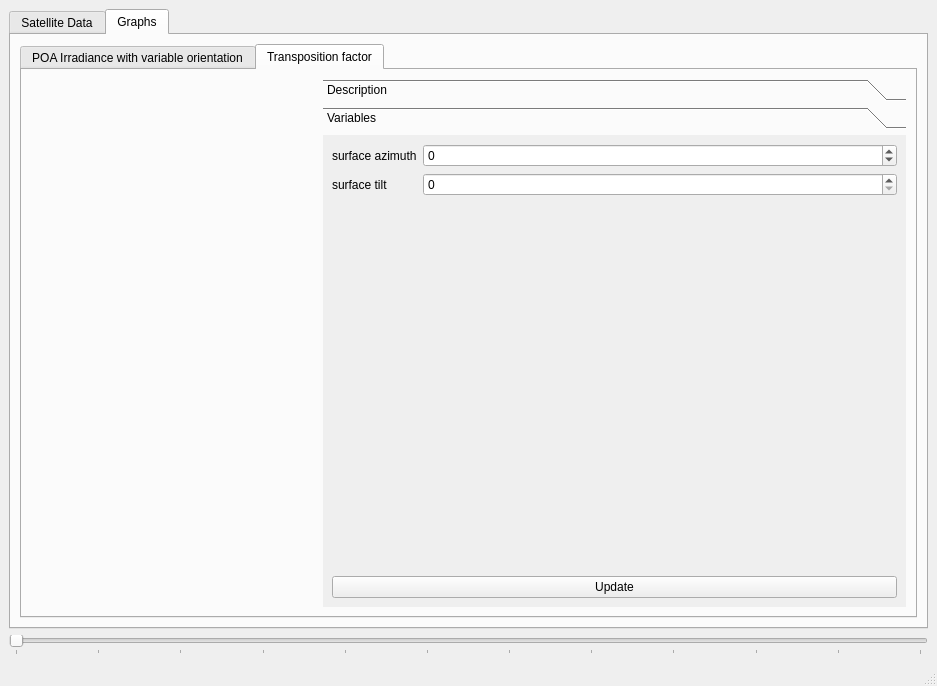
<?xml version="1.0" encoding="UTF-8"?>
<ui version="4.0">
    <class>MainWindow</class>
    <widget class="QMainWindow" name="MainWindow">
        <property name="geometry">
            <rect>
                <x>0</x>
                <y>0</y>
                <width>937</width>
                <height>686</height>
            </rect>
        </property>
        <property name="windowTitle">
            <string>MainWindow</string>
        </property>
        <property name="iconSize">
            <size>
                <width>40</width>
                <height>40</height>
            </size>
        </property>
        <widget class="QWidget" name="centralwidget">
            <layout class="QVBoxLayout" name="verticalLayout">
                <item>
                    <widget class="QTabWidget" name="tabWidget">
                        <property name="currentIndex">
                            <number>1</number>
                        </property>
                        <widget class="QWidget" name="satellite_data_tab">
                            <attribute name="title">
                                <string>Satellite Data</string>
                            </attribute>
                            <layout class="QVBoxLayout" name="verticalLayout_5">
                                <item>
                                    <widget class="QTabWidget" name="tabWidget_2">
                                        <property name="currentIndex">
                                            <number>0</number>
                                        </property>
                                        <widget class="QWidget" name="tab">
                                            <attribute name="title">
                                                <string>Direct Normal Irradiance (DNI)</string>
                                            </attribute>
                                            <layout class="QHBoxLayout" name="horizontalLayout">
                                                <property name="spacing">
                                                    <number>7</number>
                                                </property>
                                                <property name="sizeConstraint">
                                                    <enum>QLayout::SetDefaultConstraint</enum>
                                                </property>
                                                <property name="bottomMargin">
                                                    <number>11</number>
                                                </property>
                                                <item>
                                                    <widget class="MplWidget" name="dni_mpl_widget" native="true">
                                                        <property name="sizePolicy">
                                                            <sizepolicy hsizetype="MinimumExpanding"
                                                                        vsizetype="Preferred">
                                                                <horstretch>0</horstretch>
                                                                <verstretch>0</verstretch>
                                                            </sizepolicy>
                                                        </property>
                                                        <layout class="QHBoxLayout" name="horizontalLayout_8">
                                                            <property name="spacing">
                                                                <number>7</number>
                                                            </property>
                                                        </layout>
                                                    </widget>
                                                </item>
                                                <item>
                                                    <widget class="QToolBox" name="toolBox_2">
                                                        <property name="sizePolicy">
                                                            <sizepolicy hsizetype="Fixed" vsizetype="Preferred">
                                                                <horstretch>0</horstretch>
                                                                <verstretch>0</verstretch>
                                                            </sizepolicy>
                                                        </property>
                                                        <property name="minimumSize">
                                                            <size>
                                                                <width>583</width>
                                                                <height>0</height>
                                                            </size>
                                                        </property>
                                                        <property name="currentIndex">
                                                            <number>0</number>
                                                        </property>
                                                        <widget class="QWidget" name="page_3">
                                                            <property name="geometry">
                                                                <rect>
                                                                    <x>0</x>
                                                                    <y>0</y>
                                                                    <width>583</width>
                                                                    <height>415</height>
                                                                </rect>
                                                            </property>
                                                            <attribute name="label">
                                                                <string>Description</string>
                                                            </attribute>
                                                            <layout class="QHBoxLayout" name="horizontalLayout_7">
                                                                <item>
                                                                    <widget class="QLabel" name="label_2">
                                                                        <property name="sizePolicy">
                                                                            <sizepolicy hsizetype="Preferred"
                                                                                        vsizetype="Preferred">
                                                                                <horstretch>0</horstretch>
                                                                                <verstretch>0</verstretch>
                                                                            </sizepolicy>
                                                                        </property>
                                                                        <property name="minimumSize">
                                                                            <size>
                                                                                <width>0</width>
                                                                                <height>0</height>
                                                                            </size>
                                                                        </property>
                                                                        <property name="text">
                                                                            <string>&lt;html&gt;&lt;head/&gt;&lt;body&gt;&lt;p&gt;DNI:
                                                                                Direct Normal Irradiance is the subset
                                                                                of sunlight coming directly from the
                                                                                sun.&lt;/p&gt;&lt;p&gt;The data was
                                                                                collected from &lt;a href=&quot;https://wui.cmsaf.eu/safira/action/viewICDRDetails?acronym=SARAH_V002_ICDR&quot;
                                                                                &gt;CMSAF&lt;/a&gt;&lt;/p&gt;&lt;/body&gt;&lt;/html&gt;
                                                                            </string>
                                                                        </property>
                                                                        <property name="alignment">
                                                                            <set>
                                                                                Qt::AlignLeading|Qt::AlignLeft|Qt::AlignTop
                                                                            </set>
                                                                        </property>
                                                                        <property name="wordWrap">
                                                                            <bool>true</bool>
                                                                        </property>
                                                                    </widget>
                                                                </item>
                                                            </layout>
                                                        </widget>
                                                        <widget class="QWidget" name="page_4">
                                                            <property name="geometry">
                                                                <rect>
                                                                    <x>0</x>
                                                                    <y>0</y>
                                                                    <width>100</width>
                                                                    <height>30</height>
                                                                </rect>
                                                            </property>
                                                            <attribute name="label">
                                                                <string>Variables</string>
                                                            </attribute>
                                                        </widget>
                                                    </widget>
                                                </item>
                                            </layout>
                                        </widget>
                                        <widget class="QWidget" name="tab_3">
                                            <attribute name="title">
                                                <string>Global Horizontal Irradiance (GHI)</string>
                                            </attribute>
                                            <layout class="QHBoxLayout" name="horizontalLayout_6">
                                                <item>
                                                    <widget class="MplWidget" name="ghi_mpl_widget" native="true">
                                                        <layout class="QHBoxLayout" name="horizontalLayout_4"/>
                                                    </widget>
                                                </item>
                                                <item>
                                                    <widget class="QToolBox" name="toolBox">
                                                        <property name="sizePolicy">
                                                            <sizepolicy hsizetype="Fixed" vsizetype="Preferred">
                                                                <horstretch>0</horstretch>
                                                                <verstretch>0</verstretch>
                                                            </sizepolicy>
                                                        </property>
                                                        <property name="minimumSize">
                                                            <size>
                                                                <width>583</width>
                                                                <height>0</height>
                                                            </size>
                                                        </property>
                                                        <property name="currentIndex">
                                                            <number>0</number>
                                                        </property>
                                                        <widget class="QWidget" name="page">
                                                            <property name="geometry">
                                                                <rect>
                                                                    <x>0</x>
                                                                    <y>0</y>
                                                                    <width>562</width>
                                                                    <height>66</height>
                                                                </rect>
                                                            </property>
                                                            <attribute name="label">
                                                                <string>Description</string>
                                                            </attribute>
                                                            <layout class="QHBoxLayout" name="horizontalLayout_5">
                                                                <item>
                                                                    <widget class="QLabel" name="label">
                                                                        <property name="sizePolicy">
                                                                            <sizepolicy hsizetype="Preferred"
                                                                                        vsizetype="Preferred">
                                                                                <horstretch>0</horstretch>
                                                                                <verstretch>0</verstretch>
                                                                            </sizepolicy>
                                                                        </property>
                                                                        <property name="text">
                                                                            <string>&lt;html&gt;&lt;head/&gt;&lt;body&gt;&lt;p&gt;&lt;span
                                                                                &gt;GHI: Global Horizontal Irradiance;
                                                                                the total sunlight intensity falling on
                                                                                a horizontal plane&lt;/span&gt;&lt;/p&gt;&lt;p&gt;&lt;span&quot;&gt;&lt;/span&gt;&lt;/p&gt;&lt;p&gt;The
                                                                                data was collected from &lt;a href=&quot;https://wui.cmsaf.eu/safira/action/viewICDRDetails?acronym=SARAH_V002_ICDR&quot;
                                                                                &gt;CMSAF&lt;/a&gt;&lt;/p&gt;&lt;/body&gt;&lt;/html&gt;
                                                                            </string>
                                                                        </property>
                                                                        <property name="alignment">
                                                                            <set>
                                                                                Qt::AlignLeading|Qt::AlignLeft|Qt::AlignTop
                                                                            </set>
                                                                        </property>
                                                                        <property name="wordWrap">
                                                                            <bool>true</bool>
                                                                        </property>
                                                                    </widget>
                                                                </item>
                                                            </layout>
                                                        </widget>
                                                        <widget class="QWidget" name="page_2">
                                                            <property name="geometry">
                                                                <rect>
                                                                    <x>0</x>
                                                                    <y>0</y>
                                                                    <width>100</width>
                                                                    <height>30</height>
                                                                </rect>
                                                            </property>
                                                            <attribute name="label">
                                                                <string>Variables</string>
                                                            </attribute>
                                                        </widget>
                                                    </widget>
                                                </item>
                                            </layout>
                                        </widget>
                                    </widget>
                                </item>
                            </layout>
                        </widget>
                        <widget class="QWidget" name="tab_2">
                            <attribute name="title">
                                <string>Graphs</string>
                            </attribute>
                            <layout class="QHBoxLayout" name="horizontalLayout_3">
                                <item>
                                    <widget class="QTabWidget" name="tabWidget_3">
                                        <property name="currentIndex">
                                            <number>1</number>
                                        </property>
                                        <widget class="QWidget" name="tab_5">
                                            <attribute name="title">
                                                <string>POA Irradiance with variable orientation</string>
                                            </attribute>
                                            <layout class="QHBoxLayout" name="horizontalLayout_11">
                                                <item>
                                                    <widget class="MplWidget" name="poa_irradiance_mpl_widget"
                                                            native="true">
                                                        <layout class="QHBoxLayout" name="horizontalLayout_12"/>
                                                    </widget>
                                                </item>
                                                <item>
                                                    <widget class="QToolBox" name="toolBox_4">
                                                        <property name="sizePolicy">
                                                            <sizepolicy hsizetype="Maximum" vsizetype="Preferred">
                                                                <horstretch>0</horstretch>
                                                                <verstretch>0</verstretch>
                                                            </sizepolicy>
                                                        </property>
                                                        <property name="minimumSize">
                                                            <size>
                                                                <width>583</width>
                                                                <height>0</height>
                                                            </size>
                                                        </property>
                                                        <property name="currentIndex">
                                                            <number>1</number>
                                                        </property>
                                                        <widget class="QWidget" name="page_7">
                                                            <property name="geometry">
                                                                <rect>
                                                                    <x>0</x>
                                                                    <y>0</y>
                                                                    <width>82</width>
                                                                    <height>390</height>
                                                                </rect>
                                                            </property>
                                                            <attribute name="label">
                                                                <string>Description</string>
                                                            </attribute>
                                                            <layout class="QHBoxLayout" name="horizontalLayout_13">
                                                                <item>
                                                                    <widget class="QLabel" name="label_4">
                                                                        <property name="sizePolicy">
                                                                            <sizepolicy hsizetype="Preferred"
                                                                                        vsizetype="Preferred">
                                                                                <horstretch>0</horstretch>
                                                                                <verstretch>0</verstretch>
                                                                            </sizepolicy>
                                                                        </property>
                                                                        <property name="text">
                                                                            <string>Plane of array irradiance (POA) is a
                                                                                well-known term used to quantify the
                                                                                incident irradiance on a given solar
                                                                                array. It is the parameter most directly
                                                                                related to the power output of a PV
                                                                                module
                                                                            </string>
                                                                        </property>
                                                                        <property name="alignment">
                                                                            <set>
                                                                                Qt::AlignLeading|Qt::AlignLeft|Qt::AlignTop
                                                                            </set>
                                                                        </property>
                                                                        <property name="wordWrap">
                                                                            <bool>true</bool>
                                                                        </property>
                                                                    </widget>
                                                                </item>
                                                            </layout>
                                                        </widget>
                                                        <widget class="QWidget" name="page_8">
                                                            <property name="geometry">
                                                                <rect>
                                                                    <x>0</x>
                                                                    <y>0</y>
                                                                    <width>583</width>
                                                                    <height>415</height>
                                                                </rect>
                                                            </property>
                                                            <attribute name="label">
                                                                <string>Variables</string>
                                                            </attribute>
                                                            <layout class="QVBoxLayout" name="verticalLayout_2">
                                                                <item>
                                                                    <layout class="QFormLayout" name="formLayout">
                                                                        <item row="0" column="0">
                                                                            <widget class="QLabel" name="label_6">
                                                                                <property name="text">
                                                                                    <string>surface azimuth</string>
                                                                                </property>
                                                                            </widget>
                                                                        </item>
                                                                        <item row="0" column="1">
                                                                            <widget class="QSpinBox"
                                                                                    name="surface_azimuth">
                                                                                <property name="minimum">
                                                                                    <number>-180</number>
                                                                                </property>
                                                                                <property name="maximum">
                                                                                    <number>180</number>
                                                                                </property>
                                                                                <property name="singleStep">
                                                                                    <number>10</number>
                                                                                </property>
                                                                            </widget>
                                                                        </item>
                                                                        <item row="1" column="0">
                                                                            <widget class="QLabel" name="label_5">
                                                                                <property name="text">
                                                                                    <string>surface tilt</string>
                                                                                </property>
                                                                            </widget>
                                                                        </item>
                                                                        <item row="1" column="1">
                                                                            <widget class="QSpinBox"
                                                                                    name="surface_tilt">
                                                                                <property name="maximum">
                                                                                    <number>90</number>
                                                                                </property>
                                                                                <property name="singleStep">
                                                                                    <number>10</number>
                                                                                </property>
                                                                            </widget>
                                                                        </item>
                                                                    </layout>
                                                                </item>
                                                                <item>
                                                                    <widget class="QPushButton" name="update_POA">
                                                                        <property name="text">
                                                                            <string>Update</string>
                                                                        </property>
                                                                    </widget>
                                                                </item>
                                                            </layout>
                                                        </widget>
                                                    </widget>
                                                </item>
                                            </layout>
                                        </widget>
                                        <widget class="QWidget" name="tab_4">
                                            <attribute name="title">
                                                <string>Transposition factor</string>
                                            </attribute>
                                            <layout class="QHBoxLayout" name="horizontalLayout_2">
                                                <item>
                                                    <widget class="MplWidget" name="transposition_factor_mpl_widget"
                                                            native="true">
                                                        <layout class="QHBoxLayout" name="horizontalLayout_9"/>
                                                    </widget>
                                                </item>
                                                <item>
                                                    <widget class="QToolBox" name="toolBox_3">
                                                        <property name="sizePolicy">
                                                            <sizepolicy hsizetype="Maximum" vsizetype="Preferred">
                                                                <horstretch>0</horstretch>
                                                                <verstretch>0</verstretch>
                                                            </sizepolicy>
                                                        </property>
                                                        <property name="minimumSize">
                                                            <size>
                                                                <width>583</width>
                                                                <height>0</height>
                                                            </size>
                                                        </property>
                                                        <property name="currentIndex">
                                                            <number>1</number>
                                                        </property>
                                                        <widget class="QWidget" name="page_5">
                                                            <property name="geometry">
                                                                <rect>
                                                                    <x>0</x>
                                                                    <y>0</y>
                                                                    <width>281</width>
                                                                    <height>415</height>
                                                                </rect>
                                                            </property>
                                                            <attribute name="label">
                                                                <string>Description</string>
                                                            </attribute>
                                                            <layout class="QHBoxLayout" name="horizontalLayout_10">
                                                                <item>
                                                                    <widget class="QLabel" name="label_3">
                                                                        <property name="sizePolicy">
                                                                            <sizepolicy hsizetype="Preferred"
                                                                                        vsizetype="Preferred">
                                                                                <horstretch>0</horstretch>
                                                                                <verstretch>0</verstretch>
                                                                            </sizepolicy>
                                                                        </property>
                                                                        <property name="text">
                                                                            <string>Description:</string>
                                                                        </property>
                                                                    </widget>
                                                                </item>
                                                            </layout>
                                                        </widget>
                                                        <widget class="QWidget" name="page_6">
                                                            <property name="geometry">
                                                                <rect>
                                                                    <x>0</x>
                                                                    <y>0</y>
                                                                    <width>583</width>
                                                                    <height>415</height>
                                                                </rect>
                                                            </property>
                                                            <attribute name="label">
                                                                <string>Variables</string>
                                                            </attribute>
                                                            <layout class="QVBoxLayout" name="verticalLayout_3">
                                                                <item>
                                                                    <layout class="QFormLayout" name="formLayout_2">
                                                                        <item row="0" column="0">
                                                                            <widget class="QLabel" name="label_7">
                                                                                <property name="text">
                                                                                    <string>surface azimuth</string>
                                                                                </property>
                                                                            </widget>
                                                                        </item>
                                                                        <item row="0" column="1">
                                                                            <widget class="QSpinBox"
                                                                                    name="surface_azimuth_transposition_factor">
                                                                                <property name="minimum">
                                                                                    <number>-180</number>
                                                                                </property>
                                                                                <property name="maximum">
                                                                                    <number>180</number>
                                                                                </property>
                                                                                <property name="singleStep">
                                                                                    <number>10</number>
                                                                                </property>
                                                                            </widget>
                                                                        </item>
                                                                        <item row="1" column="0">
                                                                            <widget class="QLabel" name="label_8">
                                                                                <property name="text">
                                                                                    <string>surface tilt</string>
                                                                                </property>
                                                                            </widget>
                                                                        </item>
                                                                        <item row="1" column="1">
                                                                            <widget class="QSpinBox"
                                                                                    name="surface_tilt_transposition_factor">
                                                                                <property name="maximum">
                                                                                    <number>90</number>
                                                                                </property>
                                                                                <property name="singleStep">
                                                                                    <number>10</number>
                                                                                </property>
                                                                            </widget>
                                                                        </item>
                                                                    </layout>
                                                                </item>
                                                                <item>
                                                                    <widget class="QPushButton" name="update_TF">
                                                                        <property name="text">
                                                                            <string>Update</string>
                                                                        </property>
                                                                    </widget>
                                                                </item>
                                                            </layout>
                                                        </widget>
                                                    </widget>
                                                </item>
                                            </layout>
                                        </widget>
                                    </widget>
                                </item>
                            </layout>
                        </widget>
                    </widget>
                </item>
                <item>
                    <widget class="QSlider" name="horizontalSlider">
                        <property name="orientation">
                            <enum>Qt::Horizontal</enum>
                        </property>
                        <property name="tickPosition">
                            <enum>QSlider::TicksBelow</enum>
                        </property>
                        <property name="tickInterval">
                            <number>9</number>
                        </property>
                    </widget>
                </item>
            </layout>
        </widget>
        <widget class="QMenuBar" name="menubar">
            <property name="geometry">
                <rect>
                    <x>0</x>
                    <y>0</y>
                    <width>937</width>
                    <height>26</height>
                </rect>
            </property>
        </widget>
        <widget class="QStatusBar" name="statusbar"/>
    </widget>
    <customwidgets>
        <customwidget>
            <class>MplWidget</class>
            <extends>QWidget</extends>
            <header>mplwidget.h</header>
            <container>1</container>
        </customwidget>
    </customwidgets>
    <resources/>
    <connections/>
</ui>
